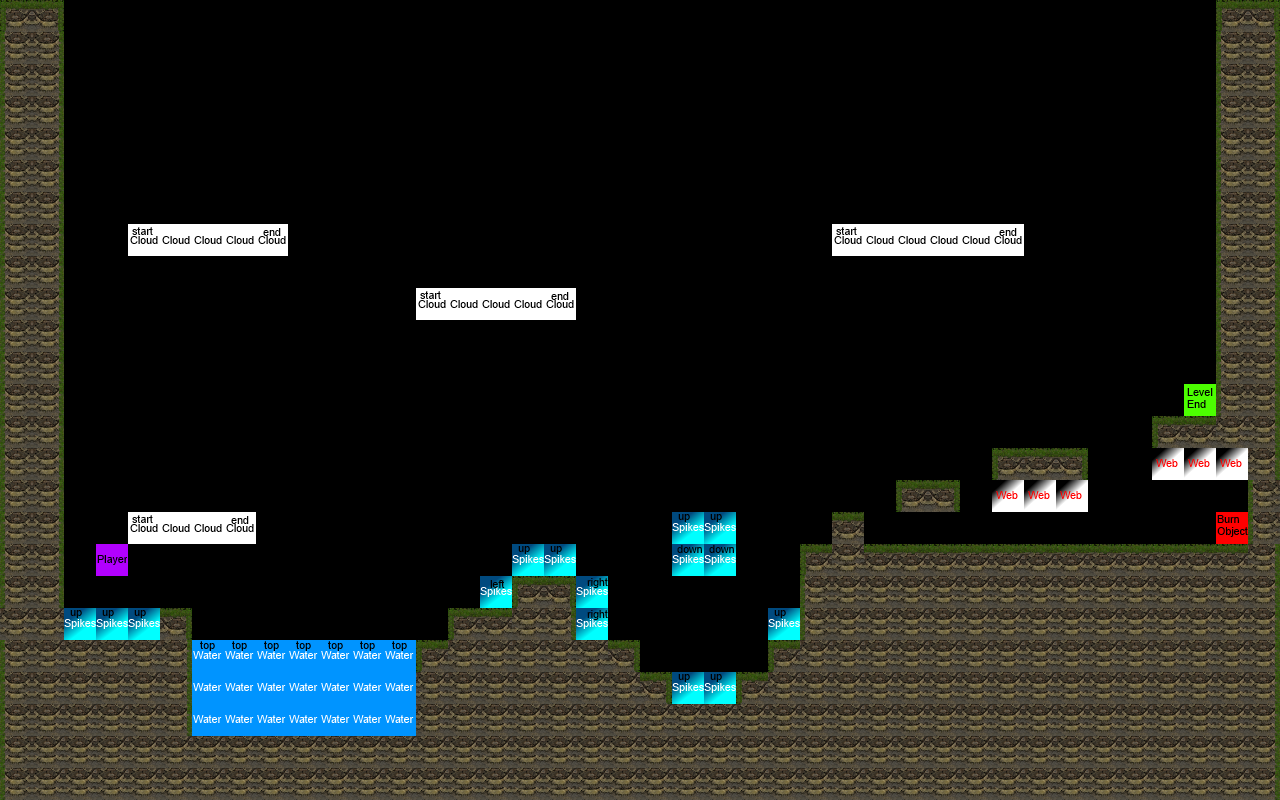

A level layout from a 2D game, rendered from its tile map. Below: a short description, then the map file with tile-grid data replaced by summaries:
An orthogonal 40x25 tile map with 32x32 px tiles, 2 tile layers (background, Objects), 2 tilesets.

<map version="1.0" orientation="orthogonal" width="40" height="25" tilewidth="32" tileheight="32">
 <tileset firstgid="1" name="basicTiles" tilewidth="32" tileheight="32">
  <image source="basicTiles.png" width="128" height="256" />
 </tileset>
 <tileset firstgid="33" name="tmw_desert_spacing" tilewidth="32" tileheight="32" spacing="1">
  <image source="tmw_desert_spacing.png" width="265" height="199" />
 </tileset>
 <layer name="background" width="40" height="25">
  <data>[1000 cells, 0 non-empty, 0 distinct tile ids]</data>
 </layer>
 <layer name="Objects" width="40" height="25">
  <data>[1000 cells, 369 non-empty, 19 distinct tile ids]</data>
 </layer>
</map>
